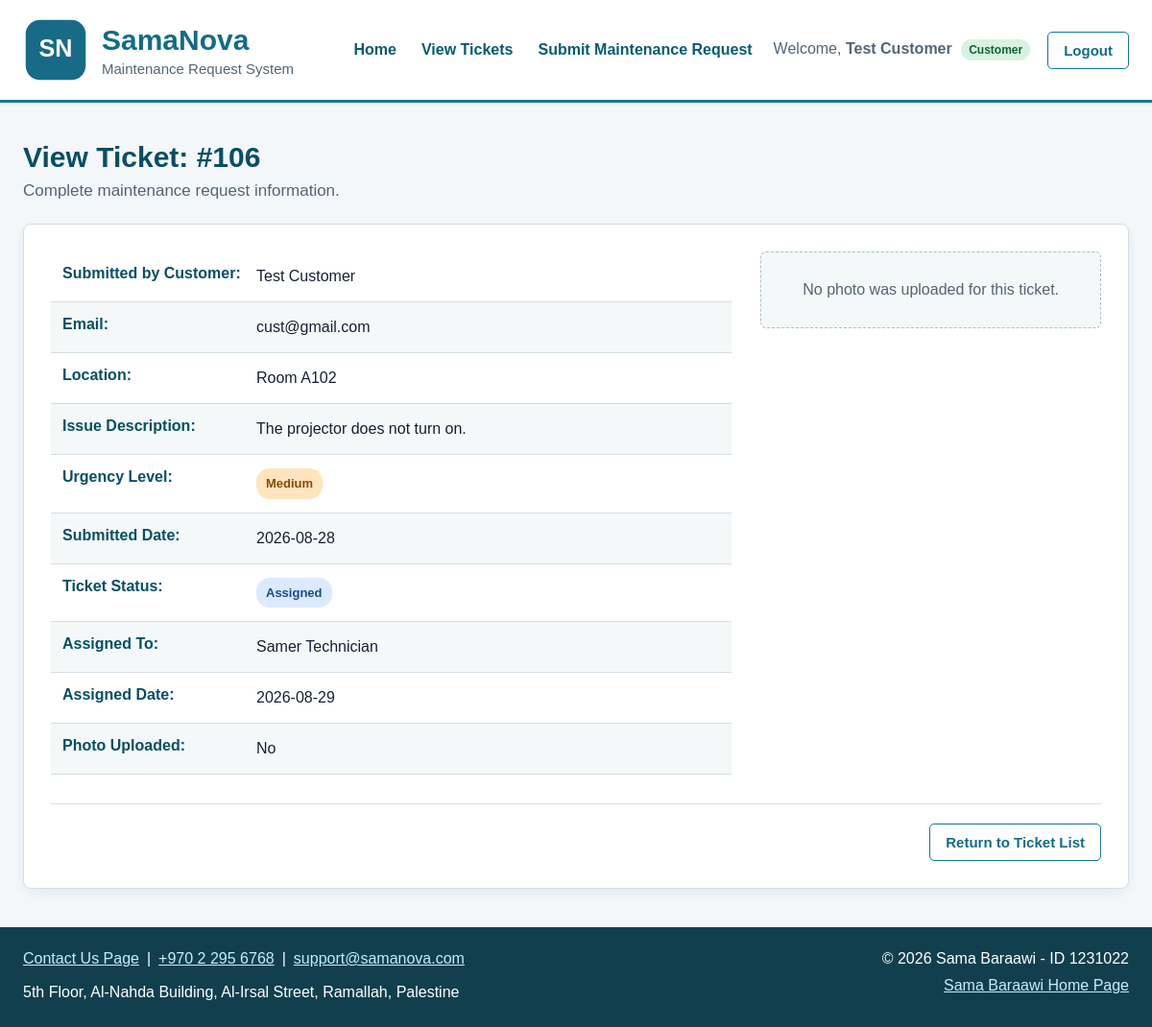
Page /view.php?id=106 (signed in) on the committed database.
### tables this page shows
CREATE TABLE `tickets` (
  `ticket_id` int NOT NULL AUTO_INCREMENT,
  `customer_id` int NOT NULL,
  `contact_email` varchar(150) NOT NULL,
  `location` varchar(150) NOT NULL,
  `description` text NOT NULL,
  `submitted_date` date NOT NULL,
  `status` enum('Pending','Assigned','Completed') NOT NULL DEFAULT 'Pending',
  `emergency_level` enum('Low','Medium','High') NOT NULL,
  `assigned_date` date DEFAULT NULL,
  `assigned_staff_id` int DEFAULT NULL,
  `image_name` varchar(255) DEFAULT NULL,
  PRIMARY KEY (`ticket_id`),
  KEY `fk_ticket_customer` (`customer_id`),
  KEY `fk_ticket_staff` (`assigned_staff_id`),
  CONSTRAINT `fk_ticket_customer` FOREIGN KEY (`customer_id`) REFERENCES `users` (`id`),
  CONSTRAINT `fk_ticket_staff` FOREIGN KEY (`assigned_staff_id`) REFERENCES `users` (`id`)
);

CREATE TABLE `users` (
  `id` int NOT NULL,
  `name` varchar(100) NOT NULL,
  `email` varchar(150) NOT NULL,
  `password` varchar(255) NOT NULL,
  `user_type` enum('manager','customer','staff') NOT NULL,
  PRIMARY KEY (`id`),
  UNIQUE KEY `email` (`email`)
);

### Ticket.php (the view, shortened to what this page needs)
<?php
class Ticket
{
    private $ticketId;
    private $customerName;
    private $contactEmail;
    private $location;
    private $description;
    private $submittedDate;
    private $status;
    private $emergencyLevel;
    private $assignedDate;
    private $assignedStaff;
    private $imageName;
    public function __construct(
        $ticketId,
        $customerName,
        $contactEmail,
        $location,
        $description,
        $submittedDate,
        $status,
        $emergencyLevel,
        $assignedDate,
        $assignedStaff,
        $imageName
    ) {
        $this->ticketId = $ticketId;
        $this->customerName = $customerName;
        $this->contactEmail = $contactEmail;
        $this->location = $location;
        $this->description = $description;
        $this->submittedDate = $submittedDate;
        $this->status = $status;
        $this->emergencyLevel = $emergencyLevel;
        $this->assignedDate = $assignedDate;
        $this->assignedStaff = $assignedStaff;
        $this->imageName = $imageName;
    }
    private function escapeValue($value)
    {
        return htmlspecialchars(
            $value ?? '',
            ENT_QUOTES,
            'UTF-8'
        );
    }
    ?>
    <?php
    public function displayTicketPage()
{
    $hasImage =
        $this->imageName !== null &&
        $this->imageName !== '';
    $statusClass =
        'status-' . strtolower($this->status);
    $emergencyClass =
        'emergency-' . strtolower($this->emergencyLevel);
    ?>
    <main class="ticket-view-page">
        <header class="page-heading">
            <h2>
                View Ticket:
                #<?= $this->escapeValue($this->ticketId) ?>
            </h2>
            <p>
                Complete maintenance request information.
            </p>
        </header>
        <article class="ticket-card">
            <section class="ticket-details">
                <ul class="ticket-details-list">
                    <li class="detail-item">
                        <strong>Submitted by Customer:</strong>
                        <span>
                            <?= $this->escapeValue(
                                $this->customerName
                            ) ?>
                        </span>
                    </li>
                    <li class="detail-item">
                        <strong>Email:</strong>
                        <span>
                            <?= $this->escapeValue(
                                $this->contactEmail
                            ) ?>
                        </span>
                    </li>
                    <li class="detail-item">
                        <strong>Location:</strong>
                        <span>
                            <?= $this->escapeValue(
                                $this->location
                            ) ?>
                        </span>
                    </li>
                    <li class="detail-item">
                        <strong>Issue Description:</strong>
                        <span>
                            <?= $this->escapeValue(
                                $this->description
                            ) ?>
                        </span>
                    </li>
                    <li class="detail-item">
                        <strong>Urgency Level:</strong>
                        <span class="emergency-label
                                     <?= $this->escapeValue(
                                         $emergencyClass
                                     ) ?>">
                            <?= $this->escapeValue(
                                $this->emergencyLevel
                            ) ?>
                        </span>
                    </li>
                    <li class="detail-item">
                        <strong>Submitted Date:</strong>
                        <span>
                            <?= $this->escapeValue(
                                $this->submittedDate
                            ) ?>
                        </span>
                    </li>
                    <li class="detail-item">
                        <strong>Ticket Status:</strong>
                        <span class="status-label
                                     <?= $this->escapeValue(
                                         $statusClass
                                     ) ?>">
                            <?= $this->escapeValue(
                                $this->status
                            ) ?>
                        </span>
                    </li>
                    <li class="detail-item">
                        <strong>Assigned To:</strong>
                        <span>
                            <?= $this->assignedStaff
                                ? $this->escapeValue(
                                    $this->assignedStaff
                                )
                                : 'Not assigned' ?>
                        </span>
                    </li>
                    <li class="detail-item">
                        <strong>Assigned Date:</strong>
                        <span>
                            <?= $this->assignedDate
                                ? $this->escapeValue(
                                    $this->assignedDate
                                )
                                : 'Not assigned' ?>
                        </span>
                    </li>
                    <li class="detail-item">
                        <strong>Photo Uploaded:</strong>
                        <span>
                            <?= $hasImage ? 'Yes' : 'No' ?>
                        </span>
                    </li>
                </ul>
            </section>
            <section class="ticket-photo-section">
                <?php if ($hasImage): ?>
                    <figure class="ticket-figure">
                        <img class="ticket-photo"
                             src="images/<?= rawurlencode(
                                 basename($this->imageName)
                             ) ?>"
                             alt="Photo for ticket <?= $this->escapeValue(
                                 $this->ticketId
                             ) ?>">
                        <figcaption>
                            Uploaded maintenance issue photo
                        </figcaption>
                    </figure>
                <?php else: ?>
                    <p class="no-photo-message">
                        No photo was uploaded for this ticket.
                    </p>
                <?php endif; ?>
            </section>
            <div class="ticket-card-actions">
                <a class="btn reset-button"
                   href="ticketsys.php">
                    Return to Ticket List
                </a>
            </div>
        </article>
    </main>
    <?php
    return ob_get_clean();
}
}
?>

### style.css (style rules this page uses)
* { box-sizing: border-box; }
html, body { margin: 0; padding: 0; min-height: 100%; }
body { min-height: 100vh; display: flex; flex-direction: column; font-family: Arial, sans-serif; color: #172033; background-color: #f4f7f9; }
main { width: 100%; max-width: 1200px; margin: 0 auto; padding: 40px 24px; flex: 1; }
a { color: #096b87; }
.btn { display: inline-block; padding: 10px 16px; border: 1px solid #167895; border-radius: 5px; background-color: #167895; color: #ffffff; font-size: 15px; font-weight: bold; text-align: center; text-decoration: none; cursor: pointer; }
.page-heading h2 { margin-top: 0; margin-bottom: 8px; color: #064f65; font-size: 30px; }
.page-heading p { margin: 0; color: #536575; font-size: 17px; }
.reset-button { background-color: #ffffff; color: #126c88; }
.status-label, .emergency-label { display: inline-block; padding: 6px 10px; border-radius: 14px; font-size: 13px; font-weight: bold; text-align: center; white-space: nowrap; }
.status-assigned { color: #174b8c; background-color: #dceaff; }
.emergency-medium { color: #8a4a00; background-color: #ffe4bd; }
.ticket-view-page { display: flex; flex-direction: column; gap: 24px; }
.ticket-card { display: grid; grid-template-columns: minmax(0, 2fr) minmax(260px, 1fr); gap: 30px; padding: 28px; background-color: #ffffff; border: 1px solid #d3dde3; border-radius: 8px; box-shadow: 0 4px 12px rgba(0, 0, 0, 0.06); }
.ticket-details-list { margin: 0; padding: 0; list-style: none; }
.detail-item { padding: 14px 12px; display: flex; align-items: flex-start; gap: 12px; border-bottom: 1px solid #d3dde3; }
.detail-item:nth-child(even) { background-color: #f4f8f9; }
.detail-item strong { min-width: 190px; color: #064f65; }
.detail-item span { line-height: 1.5; }
.ticket-photo-section { min-width: 0; display: flex; justify-content: center; align-items: flex-start; }
.no-photo-message { width: 100%; margin: 0; padding: 30px 20px; color: #536575; background-color: #f4f8f9; border: 1px dashed #aebdc7; border-radius: 6px; text-align: center; }
.ticket-card-actions { grid-column: 1 / -1; padding-top: 20px; display: flex; justify-content: flex-end; border-top: 1px solid #d3dde3; }

### rows in the picture
tickets: ticket_id "106", customer.name "Test Customer", contact_email "cust@gmail.com", location "Room A102", description "The projector does not turn on.", emergency_level "Medium", submitted_date "2026-08-28", status "Assigned", assigned_staff.name "Samer Technician", assigned_date "2026-08-29"

### other values in the picture
$_SESSION['user_name'] "Test Customer"
